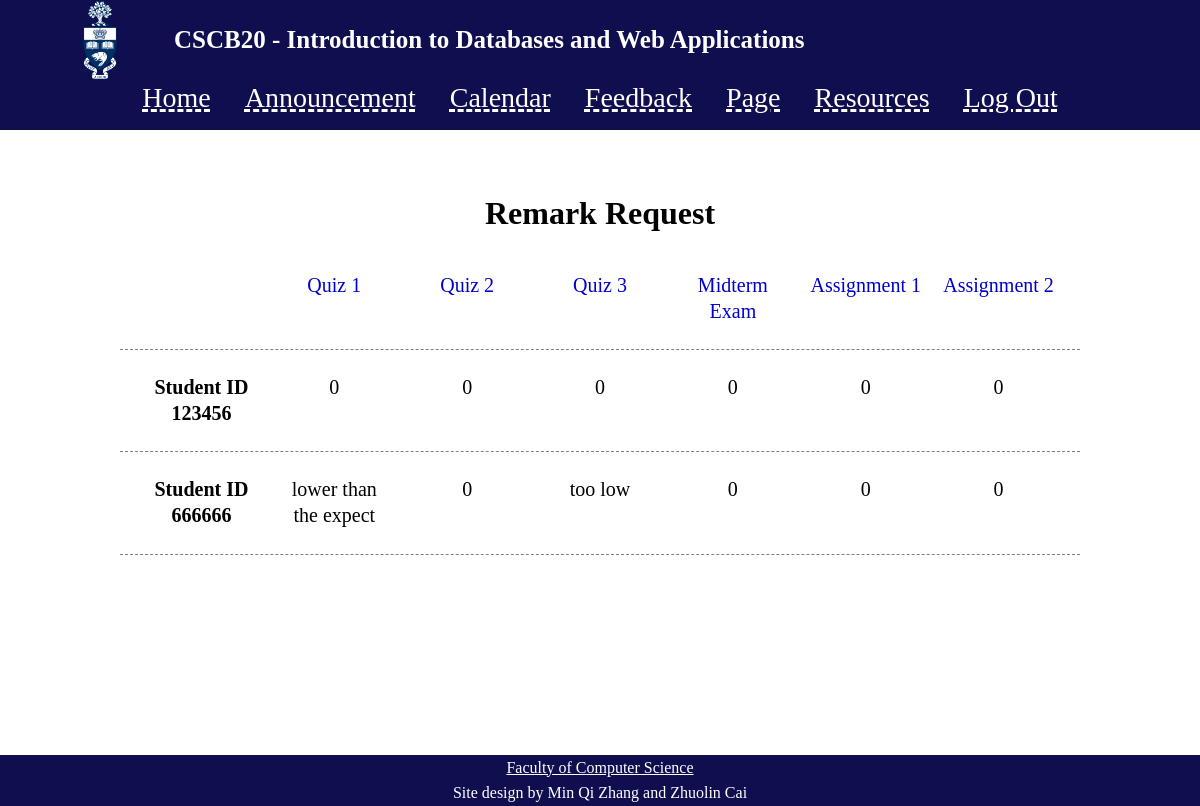
Page /instructor/remark (signed in) on the committed database.
### tables this page shows
CREATE TABLE "remark" (
	"SID"	TEXT UNIQUE,
	"quiz1"	INTEGER,
	"quiz2"	INTEGER,
	"quiz3"	INTEGER,
	"midterm"	INTEGER,
	"A1"	INTEGER,
	"A2"	INTEGER,
	"username"	INTEGER
);

### app.py (the view)
@app.route('/instructor/remark')
def iremark():
	if 'username' in session:
		if session.get('usertype') == 'instructor':
			sql1 = """
					SELECT *
					FROM remark
					"""
			results = db.engine.execute(text(sql1))
			return render_template('iremark.html', data=results)
	return render_template('warnings.html', warning='notlogin')

### templates/iremark.html (shortened to what this page needs)
<!DOCTYPE html>
<html>
<head>
    <link rel="stylesheet" href="{{ url_for('static', filename='ifeedback.css') }}">
    <link rel="stylesheet" href="{{ url_for('static', filename='basic_style.css') }}">
</head>
<body>
    <header id="main-header">
        <div class="container">
            <img src="../static/ut-logo.png">
            <b>CSCB20 - Introduction to Databases and Web Applications</b>
        </div>
    </header>
    <nav id="navbar">
        <div class="container">
            <ul>
                <li><a href="/index">Home</a></li>
                <li><a href="/announcement">Announcement</a></li>
                <li><a href="/calendar">Calendar</a></li>
                <li><a href="/student/feedback">Feedback</a></li>
                <li><a href="/">Page</a></li>
                <li><a href="/resources">Resources</a>
                </li>
                <li><a href="/logout">Log Out</a></li>
            </ul>
        </div>
    </nav>
    <div class="blank"></div>
    <div class="container">
        <h1 class="centre">Remark Request</h1>
    </div>
        <div class="container4">
            <div class="box">
                <div class="ques"></div>
                <div class="ques">Quiz 1</div>
                <div class="ques">Quiz 2</div>
                <div class="ques">Quiz 3</div>
                <div class="ques">Midterm Exam</div>
                <div class="ques">Assignment 1</div>
                <div class="ques">Assignment 2</div>
            </div>
        </div>
        <div class="container4">
            {% for row in data %}
                <div class="box">
                    <div><b>Student ID </br> {{row.SID}} </b></div>
                    <div>{{row.quiz1}}</div>
                    <div>{{row.quiz2}}</div>
                    <div>{{row.quiz3}}</div>
                    <div>{{row.midterm}}</div>
                    <div>{{row.A1}}</div>
                    <div>{{row.A2}}</div>
                </div>
            {% endfor %}
        </div>
    <div class="blank"></div>
    <div class="blank"></div>
    <div class="blank"></div>
    <div class="blank"></div>
    <footer id="main-footer">
        <div>
            <a href="http://web.cs.toronto.edu/">Faculty of Computer Science</a>
        </div>
        Site design by Min Qi Zhang and Zhuolin Cai
    </footer>
</body>
</html>

### static/ifeedback.css (style rules this page uses)
.centre { text-align: center; }
.container4 { width: 80%; margin: auto; overflow: hidden; text-align: auto; font-size: 20px; }
@media (min-width:500px) { .box { display: flex; justify-content: space-evenly; padding: 15px; border-bottom: 1px dashed gray; } }
.box div { flex-basis: 0; flex-grow: 1; text-align: center; padding: 10px; }
.ques { color: mediumblue; }

### static/basic_style.css (style rules this page uses)
body { background-color: white; color: black; margin: 0px; font-family: 'Times New Roman', Times, serif; font-size: 16px; line-height: 1.6em; }
img { width: 80px; vertical-align: middle; }
.blank { padding-top: 50px; }
#main-header { width: 100%; position: fixed; background-color: rgb(15, 15, 80); color: white; }
#main-header b { padding-left: 30px; font-size: 25px; vertical-align: middle; }
#navbar { text-align: center; width: 100%; padding-top: 70px; background: rgb(15, 15, 80); }
#navbar ul { margin: 0; padding: 0; list-style: none; background-color: rgb(15, 15, 80); }
#navbar ul li { display: inline-block; padding: 15px; background-color: rgb(15, 15, 80); }
#navbar a { text-decoration-style: dashed; color: white; font-size: 28px; }
#main-footer { background: rgb(15, 15, 80); color: white; text-align: center; position: relative; }
#main-footer a { color: white; }
.container { width: 90%; margin: auto; overflow: hidden; }
.container a { color: tomato; }

### rows in the picture
remark: SID "123456", quiz1 "0", quiz2 "0", quiz3 "0", midterm "0", A1 "0", A2 "0"
remark: SID "666666", quiz1 "lower than the expect", quiz2 "0", quiz3 "too low", midterm "0", A1 "0", A2 "0"
